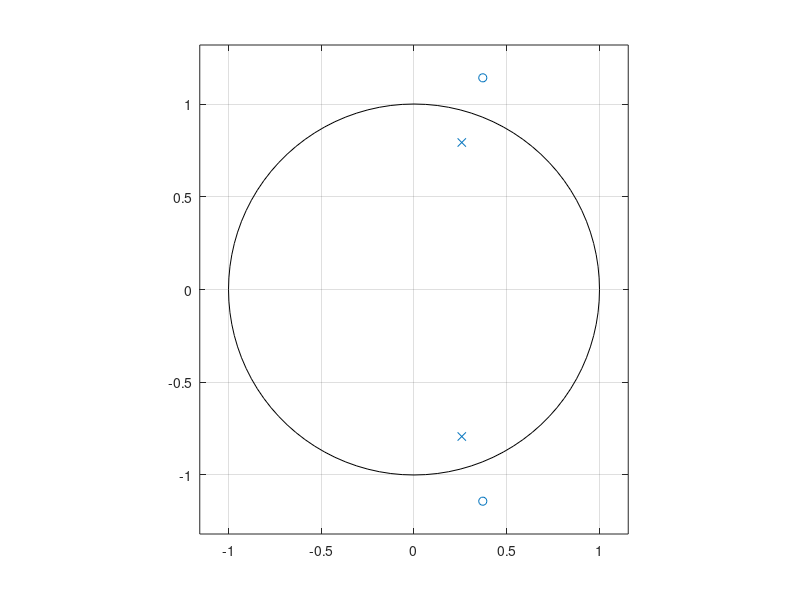
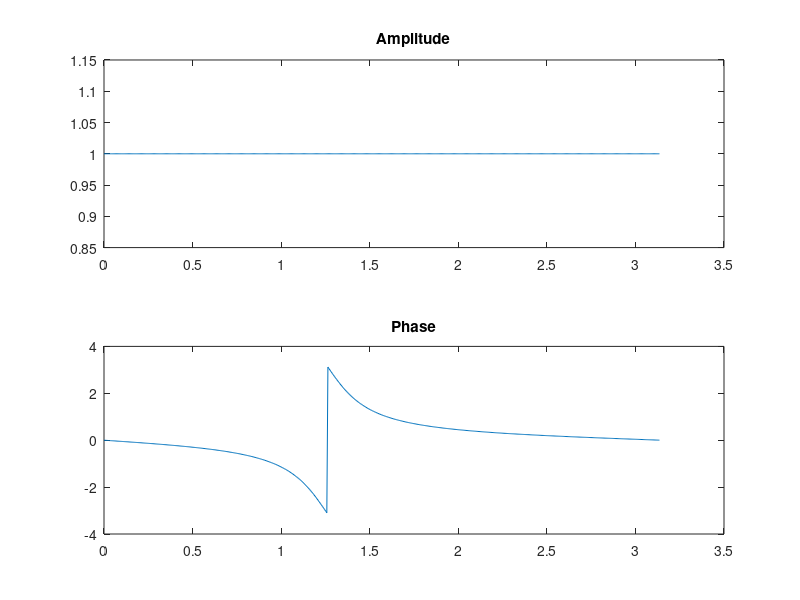
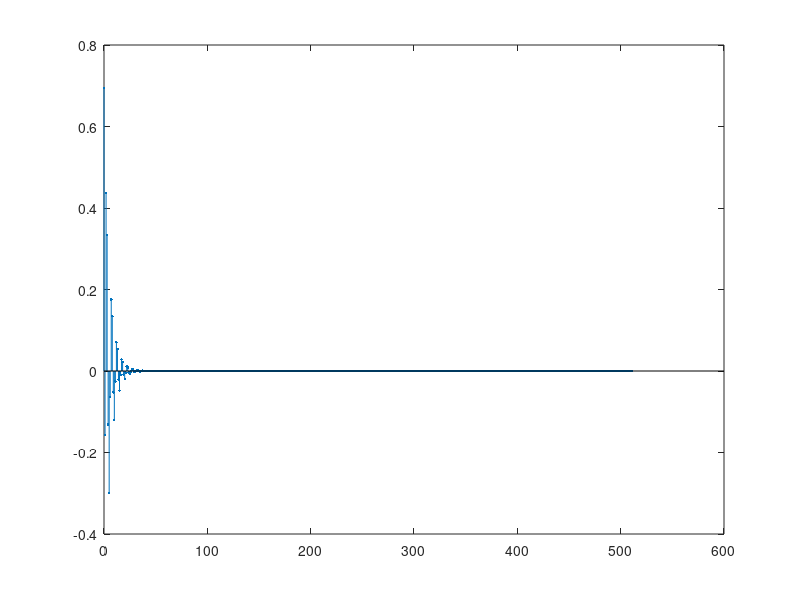

Write the MATLAB code that produced these figures, in order.
close all
clearvars
clc

rho = 1.2;
theta = 0.4 * pi;
z1 = rho * exp (1i * theta);
z2 = rho * exp (-1i * theta);
z = [z1, z2];
p = 1 ./ conj(z);
b = poly(z) ./ rho^2;
a = poly(p);

figure(1);
zplane(b, a);
[H_f, omega] = freqz(b, a);
figure(2);
subplot(2, 1, 1);
plot(omega, abs(H_f));
title('Amplitude');
subplot(2, 1, 2);
plot(omega, angle(H_f));
title('Phase');

N = 512;
delta = zeros(1, N);
delta(1) = 1;
h = filter(b, a, delta);
figure(3);
stem(0:N-1, h, '.-');
